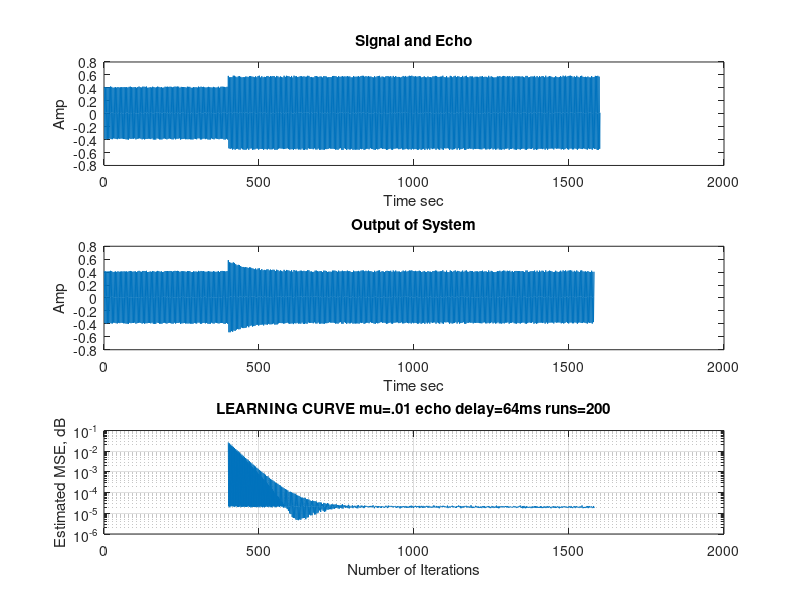

Source code (MATLAB):
%%%%%%%%%%%%%%%%%%%%%%%%%%%%%%%%%%%%%%%%%%%%%%%%%%%%%%%%%%%
%%%%%%%%%%% ECHO CANCELLATION SIMULLATION  %%%%%%%%%%%%%%%%
%%%%%%%%%%%%%%%%%%%%%%%%%%%%%%%%%%%%%%%%%%%%%%%%%%%%%%%%%%%
clear all;
mu = .01;    %Larger values for fast conv
max_run = 200;
for run=1:max_run;
taps = 20;   %Adaptive Filter order 
freq = 2000; %Signal Freq
w = zeros(1,taps); %initial state of adaptive filter
time = .2; %lenght of simulation (sec)
samplerate = 8000;%samples/sec
samples = time*samplerate;
max_iterations = samples-taps+1;
iterations = 1:max_iterations;%Vector of iterations
t=1/samplerate:1/samplerate:time;
noise=.02*rand(1,samples);%noise added to signal
s=.4*sin(2*pi*freq*t);%Pure Signal
x=noise+s;%input to adaptive filter
echo_amp_per = .4; %Echo percent of signal

echo_time_delay = .05;
echo_delay=echo_time_delay*samplerate;
echo = echo_amp_per*[zeros(1,echo_delay) x(echo_delay+1:samples)];
%Adaptive Algorithm using LMS
for i=1:max_iterations;
   y(i)=w*x(i:i+taps-1)';    
   e(run,i)=echo(i)-y(i);
   w = w + 2*mu*e(run,i)*x(i:i+taps-1);
end
end
%%Mean Square Error
mse=sum(e.^2,1)/max_run;
b=x+echo;
%Ouput of System 
out=b(1:length(y))-y;
subplot(3,1,1),plot(b);
title('Signal and Echo');
ylabel('Amp');
xlabel('Time sec');
subplot(3,1,2),plot(out);
title('Output of System');
ylabel('Amp');
xlabel('Time sec');
subplot(3,1,3),semilogy(mse);
grid
title('LEARNING CURVE mu=.01 echo delay=64ms runs=200');
ylabel('Estimated MSE, dB');
xlabel('Number of Iterations');

